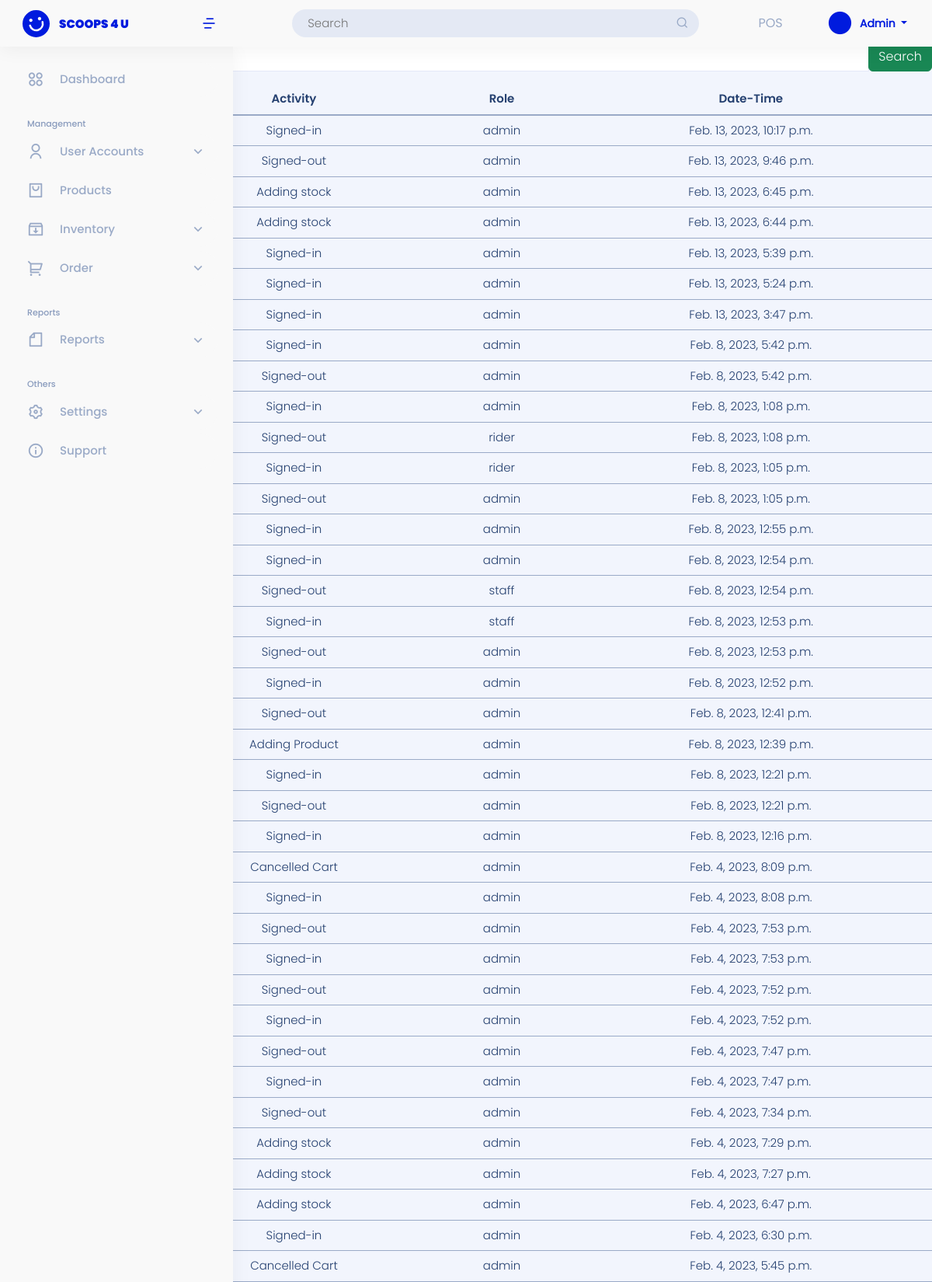
Screenshot of /user-site/reports/activity-log/ (signed in, upper part) with the database file from the repository.
### landing_page/models.py (models this page shows)
class User(AbstractUser):
    ROLE = ((" "," "),("admin","admin"),("staff","staff"),("reseller","reseller"),("rider","rider"))
    role = models.CharField(max_length=50, null=True, default=False, choices=ROLE)

### admin_site/models.py (models this page shows, shortened)
class Activity_log(models.Model):
    user_name = models.CharField(max_length=250, verbose_name=' Username')
    activity = models.CharField(max_length=250, verbose_name='Activity')
    date_time =  models.DateTimeField(default=timezone.now, verbose_name='Date and Time')
    role = models.CharField(max_length=100, null=True,verbose_name='Role')

### admin_site/views.py (the view)
# urls.py: path('reports/activity-log/', views.report_actlog, name='report_actlog'),
@login_required(login_url='landing_page:login')
def report_actlog(request):
    list_reports = Activity_log.objects.all().order_by('-id')
    context = {
        'list_reports':list_reports
    }
    return render(request, 'admin_site/reports/act_log.html', context)

### templates/admin_site/reports/act_log.html (shortened to what this page needs)
{% extends 'admin_site/base.html' %}
{% load static %}
{% block content %}
<div class="text-start">
<button class="btn btn-success" id="btn-show">**</button>
</div>
<div  id="form_textsearch">
<form action="{% url 'admin_site:search_act-log' %}" method="GET" class="my-3 ">
    <div class="input-group">
        <input type="text" class="form-control" name="search" placeholder="search" required>
        <div class="input-group-append">
            <button class="btn btn-success" type="submit">Search</button>
        </div>
    </div>
</form>
</div>
    <table class="table table-hover text-center" >
        <thead>
            <tr>
                <th>List User</th>
                <th>Activity</th>
                <th>Role</th>
                <th>Date-Time</th>
            </tr>
        </thead>
        {% if list_reports %}
        <tbody>
            {% for list in list_reports %}
            <tr>
                <td>{{ list.user_name }}</td>
                <td>{{ list.activity}}</td>
                <td>{{ list.role}}</td>
                <td>{{ list.date_time }}</td>
            </tr>
            {% endfor %}
        </tbody>
        {% endif %}
    </table>
{% endblock content %}

### templates/admin_site/base.html (shortened to what this page needs)
{% load static %}
<!DOCTYPE html>
<html lang="en">
<head>
    <link href="https://cdn.jsdelivr.net/npm/bootstrap@5.0.2/dist/css/bootstrap.min.css" rel="stylesheet">
    <link href="{% static '/css/assets/bootstrap/css/bootstrap.min.css'%}" rel="stylesheet">
    <link href="{% static '/css/assets/simple-datatables/style.css'%}" rel="stylesheet">
    <link href="{% static '/css/assets/remixicon/remixicon.css'%}" rel="stylesheet">
    <link href="{% static '/css/sandi.css'%}" rel="stylesheet">
  </head>
<body>
{% if user.role == "admin"%}
<header id="header" class="header fixed-top d-flex align-items-center">
  <div class="d-flex align-items-center justify-content-between">
    <a href="{% url 'admin_site:dashboard'%}" class="logo d-flex align-items-center">
      <img src="{% static '/img/logo-header.svg'%}" alt="">
      <span class="d-none d-lg-block">SCOOPS 4 U</span>
    </a>
    <i class="ri-menu-4-line toggle-sidebar-btn ms-1 me-3" style="font-size: 20px; font-weight: 500; color:#001BDE;"></i>
  </div>
  <div class="search-bar mx-auto">
    <form class="search-form d-flex align-items-center" method="POST" action="#">
      <input type="text" name="query" placeholder="Search" title="Enter search keyword">
      <button type="submit" title="Search"><i class="ri-search-line"></i></button>
    </form>
  </div>
  <div class="POS POS-header">
      <a href="{%url 'admin_site:pos' %}">POS</a>
    </div>
  <nav class="header-nav ms-auto">
    <ul class="d-flex align-items-center">
      <li class="nav-item dropdown pe-3">
        <a class="nav-link nav-profile d-flex align-items-center me-3" href="#" data-bs-toggle="dropdown">
          <i alt="Profile" class="ri-checkbox-blank-circle-fill"></i>
          <span class="d-none d-md-block dropdown-toggle ps-2" style="text-transform: capitalize;">
            {{ user }}
          </span>
        </a>
      </li>
    </ul>
  </nav>
  </header>
<aside id="sidebar" class="sidebar">
  <ul class="sidebar-nav" id="sidebar-nav">
      <li class="nav-item">
          <a class="nav-link collapsed " href="{% url 'admin_site:dashboard'%}">
          <i class="ri-apps-2-line" style="font-size: 22px; font-weight: 100; margin-right: 20px"></i>
          <span>Dashboard</span>
          </a>
      </li>
      <li class="nav-heading pt-3">Management</li>
      <li class="nav-item">
          <a class="nav-link collapsed " data-bs-target="#users-nav" data-bs-toggle="collapse" href="#">
                <i class="ri-user-line" style="font-size: 22px; font-weight: 100; margin-right: 20px"></i><span>User Accounts</span><i class="ri-arrow-down-s-line ms-auto" style="font-size: 20px; font-weight: 100;" ></i>
          </a>
      </li>
      <li class="nav-item">
      <a class="nav-link collapsed " href="{%url 'admin_site:list_product' %}">
          <i class="ri-shopping-bag-2-line" style="font-size: 22px; font-weight: 100; margin-right: 20px"></i>
          <span>Products</span>
      </a>
      </li>
      <li class="nav-item">
      <a class="nav-link collapsed " data-bs-target="#inventory-nav" data-bs-toggle="collapse" href="#">
          <i class="ri-inbox-archive-line"style="font-size: 22px; font-weight: 100; margin-right: 20px"></i>
          <span>Inventory</span><i class="ri-arrow-down-s-line ms-auto" style="font-size: 20px; font-weight: 100;" ></i>
      </a>
      </li>
      <li class="nav-item">
      <a class="nav-link collapsed " data-bs-target="#sales-nav" data-bs-toggle="collapse" href="#">
          <i class="ri-shopping-cart-2-line" style="font-size: 22px; font-weight: 100; margin-right: 20px"></i><span>Order</span><i class="ri-arrow-down-s-line ms-auto" style="font-size: 20px; font-weight: 100;" ></i>
      </a>
      </li>
      <li class="nav-heading pt-3">Reports</li>
      <li class="mb-act nav-item">
          <a class="nav-link collapsed " data-bs-target="#reports-nav" data-bs-toggle="collapse" href="#">
                <i class="ri-file-line" style="font-size: 22px; font-weight: 100; margin-right: 20px"></i><span>Reports</span><i class="ri-arrow-down-s-line ms-auto" style="font-size: 20px; font-weight: 100;" ></i>
          </a>
      </li>
      <li class="nav-heading pt-3">Others</li>
      <li class="nav-item">
          <a class="nav-link collapsed " data-bs-target="#settings-nav" data-bs-toggle="collapse" href="#">
                <i class="ri-settings-3-line" style="font-size: 22px; font-weight: 100; margin-right: 20px"></i><span>Settings</span><i class="ri-arrow-down-s-line ms-auto" style="font-size: 20px; font-weight: 100;" ></i>
          </a>
      </li>
      <li class="nav-item">
          <a class="nav-link collapsed ">
                <i class="ri-information-line" style="font-size: 22px; font-weight: 100; margin-right: 20px"></i><span>Support</span>
          </a>
      </li>
  </ul>
</aside>
{% endif %}
<div class="">
  <div class="">
      <div class="">
          {% block content %}
          {% endblock content %}
      </div>
  </div>
</div>
</body>
</html>

### scoops4u_capstone/static/css/sandi.css (style rules this page uses)
html { scroll-behavior: smooth; height: 100%; }
:root { --primary-c-black: #151515; --primary-c-white: #F9F9F9; --primary-c-white-text: #FFF; --primary-c-grey-text: #9AAAC7; --primary-c-blue: #001BDE; --primary-c-l-blue: #BBC2F2; --primary-c-d-blue: #0B2E8A; --primary-c-dark-blue: #254070; --c-grey: #565656; --c-d-purple: #99A2E1; --c-l-purple: #E1E3F3; --c-dark-pink: #E288B8; --c-light-pink: #FFAED9; --c-lighter-pink: #FCD7EB; --c-light-peach: #F6D7DD; --bg-c-gray-blue: #F2F5FD; --bg-c-gray: #E4E9F4; }
* { margin: 0; padding: 0; text-decoration: none !important; }
body { font-family: P-Light; color: var(--primary-c-blue); background-color: var(--bg-c-gray-blue); }
.logo { line-height: 1; }
@media (min-width: 1200px) { .logo { width: 280px; } }
.logo img { max-height: 35px; margin-right: 12px; margin-left: 9px; }
.logo span { font-family: P-Black; font-size: 15px; color: var(--primary-c-blue); }
.header { transition: all 0.5s; z-index: 997; height: 60px; background: var(--primary-c-white); box-shadow: 0px 4px 25px rgba(0, 0, 0, 0.05); padding-left: 20px; }
.header .toggle-sidebar-btn { position: absolute; left: 255px; font-size: 24px; cursor: pointer; }
.header .search-bar { min-width: 564px; padding: 0 20px; }
.header .search-form { width: 100%; }
.header .search-form input { border: 0; font-size: 14px; color: var(--primary-c-blue) !important; padding: 7px 38px 7px 20px; border-radius: 33px; transition: 0.3s; width: 100%; background-color: var(--bg-c-gray); }
.header .search-form button { border: 0; padding: 0; margin-left: -30px; background: none; }
.header .search-form button i { color: var(--primary-c-grey-text); }
.header-nav ul { list-style: none; }
.header-nav>ul { margin: 0; padding: 0; }
.header-nav .nav-profile { color: var(--primary-c-blue) }
.header-nav .nav-profile i { font-size: 35px; color: var(--primary-c-blue); }
.header-nav .nav-profile span { font-size: 14px; font-weight: 600; }
.POS-header * { font-family: P-Mono; color: var(--primary-c-grey-text) !important; }
.nav-profile span { font-family: P-Mono; }
.sidebar { position: fixed; top: 60px; left: 0; bottom: 0; width: 300px; z-index: 996; transition: all 0.3s; padding: 20px; overflow-y: auto; scrollbar-width: thin; scrollbar-color: #aab7cf transparent; background: #F9F9F9; box-shadow: 0px 4px 25px rgba(0, 0, 0, 0.05); }
.sidebar-nav { padding: 0; margin: 0; list-style: none; }
.sidebar-nav li { padding: 0; margin: 0; list-style: none; }
.sidebar-nav .nav-item { margin-bottom: 5px; }
.sidebar-nav .nav-heading { font-family: P-Medium; font-size: 11px; text-transform: capitalize; color: #899bbd; margin: 10px 0 5px 15px; }
.sidebar-nav .nav-link { display: flex; align-items: center !important; font-family: P-Medium; font-size: 15px; color: var(--primary-c-blue); transition: 0.3; background: var(--primary-c-white); padding: 10px 15px; border-radius: 0px 50px 50px 0px; height: 45px; }
.sidebar-nav .nav-link i { font-size: 16px; margin-right: 10px; color: var(--primary-c-blue); transition: 0.3; }
.sidebar-nav .nav-link.collapsed { color: var(--primary-c-grey-text); background: var(--primary-c-white); }
.sidebar-nav .nav-link.collapsed i { color: var(--primary-c-grey-text); }
.sidebar-nav .nav-link .ri-arrow-down-s-line { margin-right: 0; transition: transform 0.2s ease-in-out; }
.table th { font-family: P-SemiBold; font-size: 15px; color: var(--primary-c-dark-blue); }
.table td { font-size: 15px; color: var(--primary-c-dark-blue); }
thead { border-bottom: 2px solid var(--primary-c-grey-text) !important; }
tr { border-bottom: 1px solid var(--primary-c-grey-text) !important; }
input, select, textarea { font-size: 15px !important; color: var(--primary-c-dark-blue) !important; border-color: #E5E8F8 !important; }

### rows the page displays
User: username "Admin"
Activity_log: activity "Signed-in", role "admin", date_time "Feb. 13, 2023, 10:17 p.m."
Activity_log: activity "Signed-out", role "admin", date_time "Feb. 13, 2023, 9:46 p.m."
Activity_log: activity "Adding stock", role "admin", date_time "Feb. 13, 2023, 6:45 p.m."
Activity_log: activity "Adding stock", role "admin", date_time "Feb. 13, 2023, 6:44 p.m."
Activity_log: activity "Signed-in", role "admin", date_time "Feb. 13, 2023, 5:39 p.m."
Activity_log: activity "Signed-in", role "admin", date_time "Feb. 13, 2023, 5:24 p.m."
Activity_log: activity "Signed-in", role "admin", date_time "Feb. 13, 2023, 3:47 p.m."
Activity_log: activity "Signed-in", role "admin", date_time "Feb. 8, 2023, 5:42 p.m."
Activity_log: activity "Signed-out", role "admin", date_time "Feb. 8, 2023, 5:42 p.m."
Activity_log: activity "Signed-in", role "admin", date_time "Feb. 8, 2023, 1:08 p.m."
Activity_log: activity "Signed-out", role "rider", date_time "Feb. 8, 2023, 1:08 p.m."
Activity_log: activity "Signed-in", role "rider", date_time "Feb. 8, 2023, 1:05 p.m."
Activity_log: activity "Signed-out", role "admin", date_time "Feb. 8, 2023, 1:05 p.m."
Activity_log: activity "Signed-in", role "admin", date_time "Feb. 8, 2023, 12:55 p.m."
Activity_log: activity "Signed-in", role "admin", date_time "Feb. 8, 2023, 12:54 p.m."
Activity_log: activity "Signed-out", role "staff", date_time "Feb. 8, 2023, 12:54 p.m."
Activity_log: activity "Signed-in", role "staff", date_time "Feb. 8, 2023, 12:53 p.m."
Activity_log: activity "Signed-out", role "admin", date_time "Feb. 8, 2023, 12:53 p.m."
Activity_log: activity "Signed-in", role "admin", date_time "Feb. 8, 2023, 12:52 p.m."
Activity_log: activity "Signed-out", role "admin", date_time "Feb. 8, 2023, 12:41 p.m."
Activity_log: activity "Adding Product", role "admin", date_time "Feb. 8, 2023, 12:39 p.m."
Activity_log: activity "Signed-in", role "admin", date_time "Feb. 8, 2023, 12:21 p.m."
Activity_log: activity "Signed-out", role "admin", date_time "Feb. 8, 2023, 12:21 p.m."
Activity_log: activity "Signed-in", role "admin", date_time "Feb. 8, 2023, 12:16 p.m."
Activity_log: activity "Cancelled Cart", role "admin", date_time "Feb. 4, 2023, 8:09 p.m."
Activity_log: activity "Signed-in", role "admin", date_time "Feb. 4, 2023, 8:08 p.m."
Activity_log: activity "Signed-out", role "admin", date_time "Feb. 4, 2023, 7:53 p.m."
Activity_log: activity "Signed-in", role "admin", date_time "Feb. 4, 2023, 7:53 p.m."
Activity_log: activity "Signed-out", role "admin", date_time "Feb. 4, 2023, 7:52 p.m."
Activity_log: activity "Signed-in", role "admin", date_time "Feb. 4, 2023, 7:52 p.m."
Activity_log: activity "Signed-out", role "admin", date_time "Feb. 4, 2023, 7:47 p.m."
Activity_log: activity "Signed-in", role "admin", date_time "Feb. 4, 2023, 7:47 p.m."
Activity_log: activity "Signed-out", role "admin", date_time "Feb. 4, 2023, 7:34 p.m."
Activity_log: activity "Adding stock", role "admin", date_time "Feb. 4, 2023, 7:29 p.m."
Activity_log: activity "Adding stock", role "admin", date_time "Feb. 4, 2023, 7:27 p.m."
Activity_log: activity "Adding stock", role "admin", date_time "Feb. 4, 2023, 6:47 p.m."
Activity_log: activity "Signed-in", role "admin", date_time "Feb. 4, 2023, 6:30 p.m."
Activity_log: activity "Cancelled Cart", role "admin", date_time "Feb. 4, 2023, 5:45 p.m."
